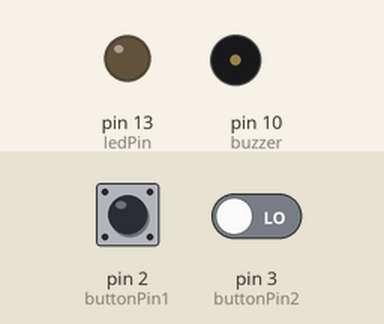
Simulated run of this sketch. Board: Arduino Uno, built with avr-gcc and run on an emulated ATmega328P. Parts: output pins drawn as LEDs (lit = HIGH), buzzer (waves = sounding). The inputs (shaded band) are chosen by the test bench; at power-on: pin 2 (buttonPin1) LOW, pin 3 (buttonPin2) LOW. What the sketch prints to the serial monitor is not drawn.

Above: at 1.2 s.
1.3 s: pin 2 (buttonPin1) pulsed HIGH 2 times (0.12 s each, 0.3 s apart)
At 2.3 s:
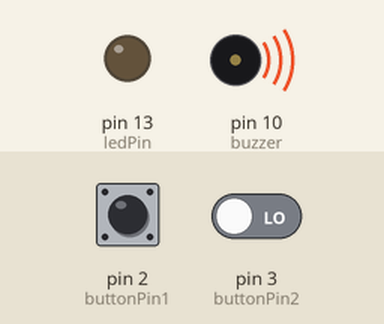
4.1 s: pin 2 (buttonPin1) driven HIGH and pin 3 (buttonPin2) driven HIGH
At 4.9 s:
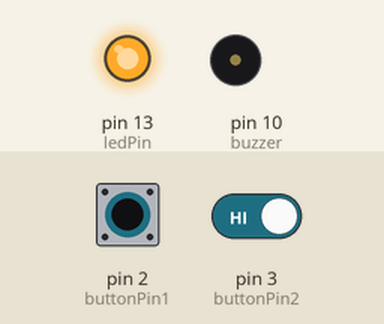
Timing chart, 0 to 7.1 s (numbered marks = the images above; inputs shaded):
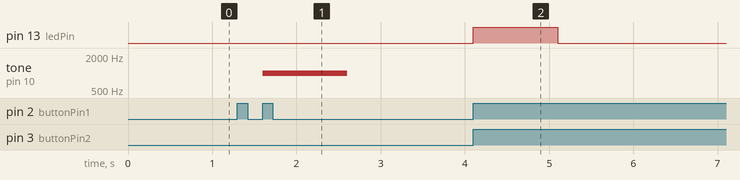

Measured:
- after the input at 1.3 s, tone on pin 10 (buzzer): silent → 1000 Hz after 0.30 s, → silent 1.0 s later
- after the input at 4.1 s, pin 13 (ledPin): LOW → HIGH at once, → LOW 1.0 s later

The sketch:

Joakims_Eksempel.ino
```cpp
// skrevet av joakim @ hsn
const int ledPin = 13;
const int buttonPin1 = 2;
const int buttonPin2 = 3;
const int buzzer = 10;
int tastetKode[2];
int riktigKode[] = {1, 2};

volatile int antallTasterTrykket = 0;       //volatile int i = 0;

void setup() {
  pinMode(ledPin, OUTPUT);
  pinMode(buttonPin1, INPUT);
  pinMode(buttonPin2, INPUT);
  pinMode(buzzer, OUTPUT);
  attachInterrupt(digitalPinToInterrupt(buttonPin1), knappFunk1, RISING);
  attachInterrupt(digitalPinToInterrupt(buttonPin2), knappFunk2, RISING);
  Serial.begin(9600);
}

void loop() {
  Serial.println(antallTasterTrykket);

  if (antallTasterTrykket == 2) {
    boolean riktig = true;
    for (int i = 0; i < 2; i++) {

      if (tastetKode[i] != riktigKode[i]) {
        riktig = false;
      }
    }
    if (riktig == true) {
      digitalWrite(ledPin, HIGH);
    }
    else {
      tone(buzzer, 1000);
    }
    delay(1000);
    noTone(buzzer);
    digitalWrite(ledPin, LOW);
    antallTasterTrykket = 0;
  }

}

void knappFunk1() {
  if ( antallTasterTrykket < 2) {
    tastetKode[antallTasterTrykket] = 1;
    antallTasterTrykket ++;
  }
}
void knappFunk2() {
  if ( antallTasterTrykket < 2) {
    tastetKode[antallTasterTrykket] = 2;
    antallTasterTrykket ++;
  }
}
```
